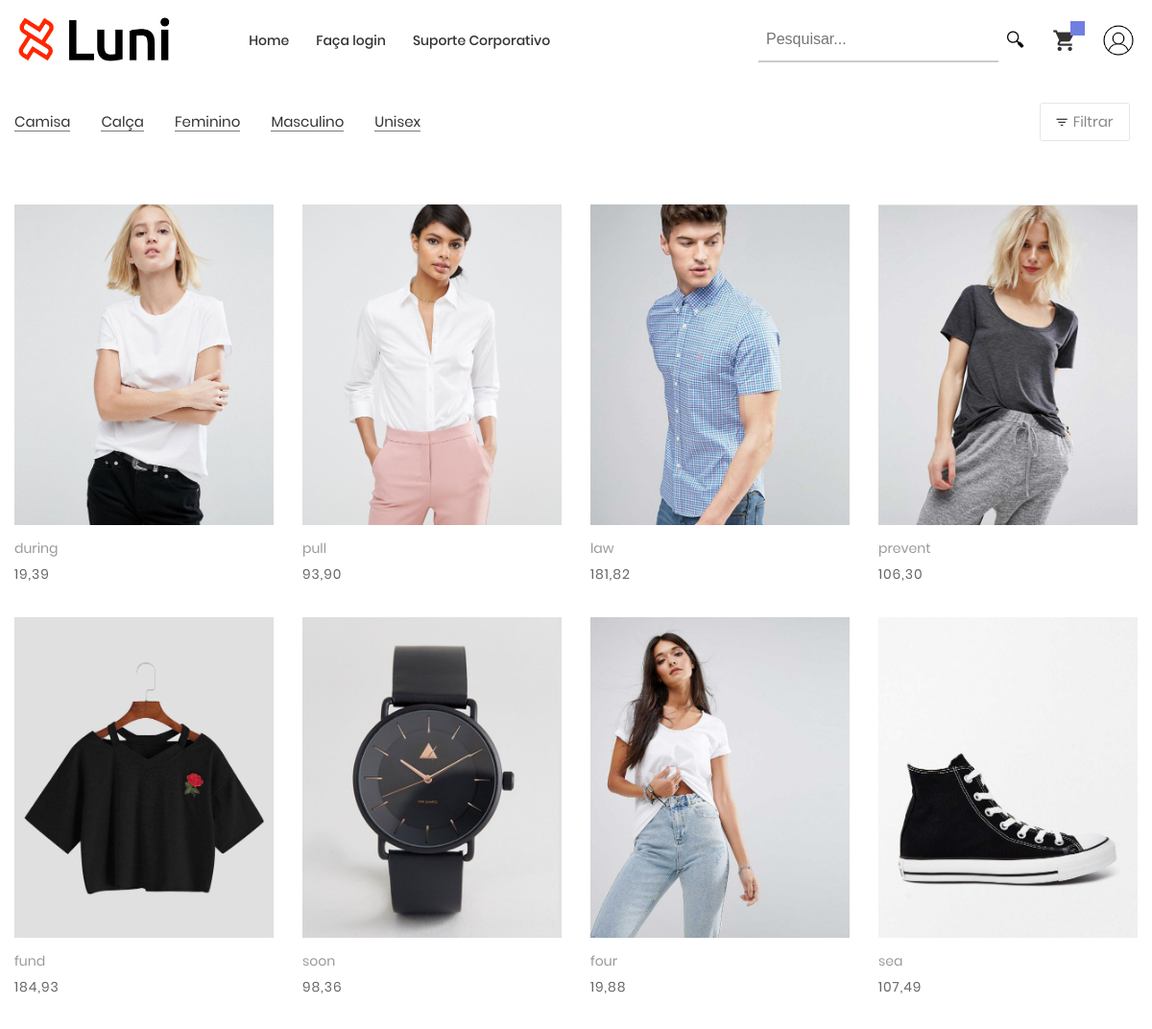
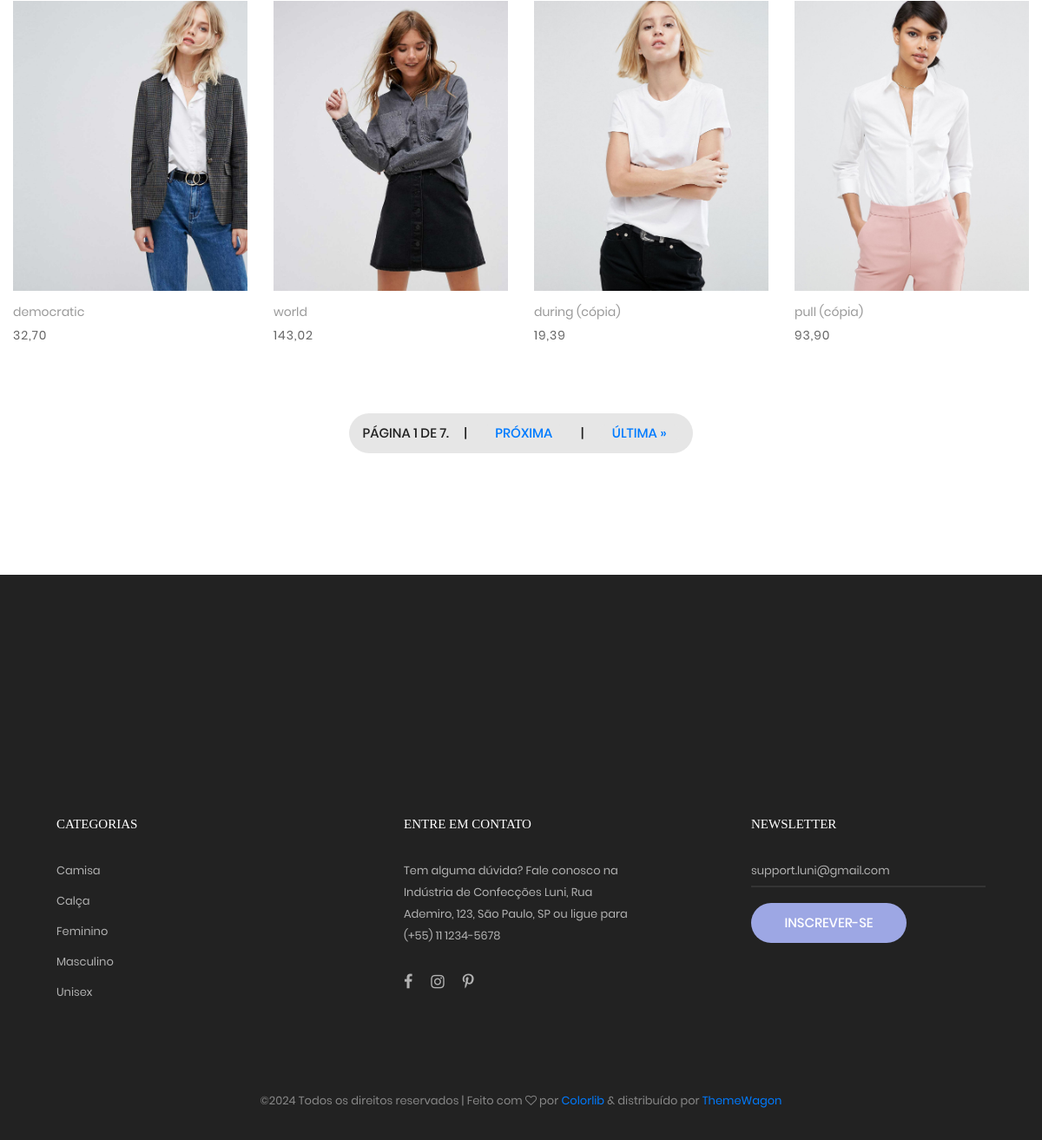
/produto/pesquisa/, run on an earlier commit of the app's database (2 pictures, top to bottom).
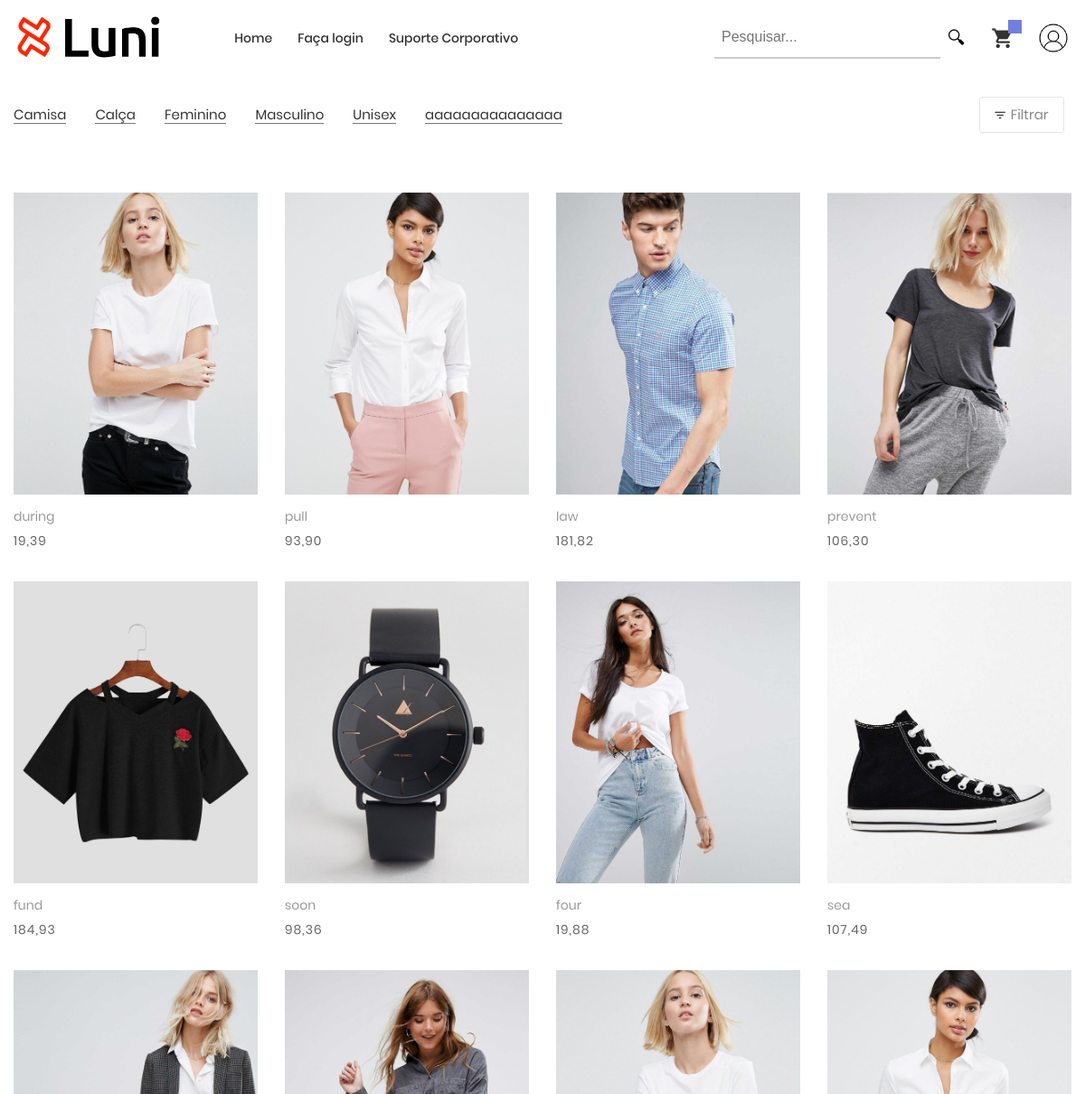
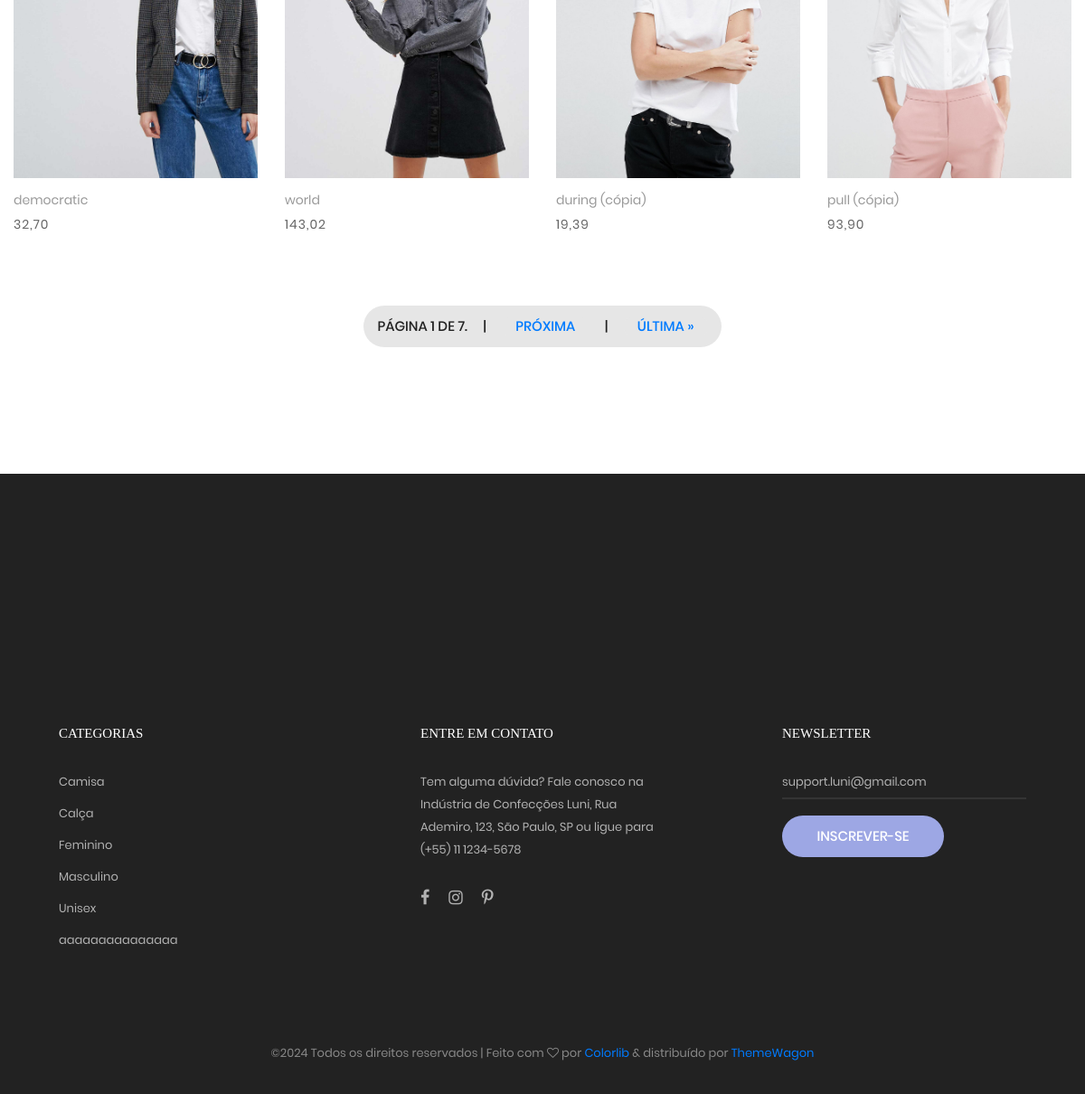
And on a later commit of the database (2 pictures, top to bottom).
### produto/models.py (models this page shows, shortened)
class CategoriaProduto(models.Model):
    nome = models.CharField(max_length=20, unique=True)

class Produto(models.Model):
    tamanho = models.ManyToManyField(Tamanho, related_name='produto')
    nome = models.CharField(max_length=100)
    descricao = models.TextField(blank=True, null=True)
    categorias = models.ManyToManyField(CategoriaProduto, related_name='produtos')
    preco = models.DecimalField(max_digits=10, decimal_places=2)
    quantidade_em_estoque = models.IntegerField(default=0)
    estampas = models.ManyToManyField(Estampa, related_name='produtos', blank=True)
    imagem = models.ImageField(upload_to='produtos/', blank=True, null=True)

### produto/views.py (the view)
# urls.py: path('pesquisa/', views.pesquisar_produtos, name='pesquisar_produto'),
def pesquisar_produtos(request):
    produtos = Produto.objects.all()
    pesquisa = request.GET.get('pesquisa', '').strip()
    categoria_id = request.GET.get('categoria')
    preco_min = request.GET.get('preco_min')
    preco_max = request.GET.get('preco_max')
    tamanho_id = request.GET.get('tamanho')
    sort = request.GET.get('sort', '')
    if sort == 'preco_asc':
        produtos = produtos.order_by('preco')
    elif sort == 'preco_desc':
        produtos = produtos.order_by('-preco')
    if pesquisa:
        produtos = produtos.filter(Q(nome__icontains=pesquisa) | Q(descricao__icontains=pesquisa))
    if categoria_id:
        produtos = produtos.filter(categorias__id=categoria_id)
    if preco_min:
        produtos = produtos.filter(preco__gte=preco_min)
    if preco_max:
        produtos = produtos.filter(preco__lte=preco_max)
    if tamanho_id:
        produtos = produtos.filter(tamanho__id=tamanho_id)
    paginator = Paginator(produtos, 12)  # Mostra 10 produtos por página
    page = request.GET.get('page')
    try:
        produtos_pagina = paginator.page(page)
    except PageNotAnInteger:
        produtos_pagina = paginator.page(1)
    except EmptyPage:
        produtos_pagina = paginator.page(paginator.num_pages)
    categorias = CategoriaProduto.objects.all()
    tamanhos = Tamanho.objects.all()
    context = {
        'produtos': produtos_pagina,
        'categorias': categorias,
        'tamanhos': tamanhos,
        'pesquisa': pesquisa,
        'preco_min': preco_min,
        'preco_max': preco_max,
        'categoria_id': categoria_id,
        'tamanho_id': tamanho_id,
        'sort': sort,
    }
    return render(request, 'produto/pesquisa.html', context)

### principal/context_processors.py (called while the page is built)
def variaveis_globais(request):
    return {
        'nome_site': 'Luni',
        'categorias': CategoriaProduto.objects.all(),
    }

### templates/produto/pesquisa.html (shortened to what this page needs)
{% extends 'base/_base.html' %}
{% load static %}
{% block content %}
<div class="bg0 m-t-23 p-b-140">
    <div class="container">
        <div class="flex-w flex-sb-m p-b-52">
            <div class="flex-w flex-l-m filter-tope-group m-tb-10">
                {% for categoria in categorias %}
                    <a
                        href="?categoria={{ categoria.id }}"
                        class="stext-106 cl6 hov1 bor3 trans-04 m-r-32 m-tb-5 how-active1"
                        data-filter="*"
                    >
                    {{ categoria.nome }}
                    </a>
                {% endfor %}
            </div>
            <div class="flex-w flex-c-m m-tb-10">
                <div
                    class="flex-c-m stext-106 cl6 size-104 bor4 pointer hov-btn3 trans-04 m-r-8 m-tb-4 js-show-filter"
                >
                    <i
                        class="icon-filter cl2 m-r-6 fs-15 trans-04 zmdi zmdi-filter-list"
                    ></i>
                    Filtrar
                </div>
            </div>
        </div>
        <div
            class="isotope-grid row"
        >
            {% for produto in produtos %}
            <a
                                href="{% url "detalhes_produto" produto.id %}">
                <div
                    class="col-sm-6 col-md-4 col-lg-3 p-b-35 isotope-item women"
                >
                    <div class="block2 d-flex flex-column">
                        <div class="block2-pic hov-img0 imagem-container-pesquisa">
                            {% if produto.imagem %}
                                <img
                                    src="{{ produto.imagem.url }}"
                                    alt="{{ produto.nome }}"
                                />
                            {% else %}
                                <img
                                    src="{% static "images/no-image.png" %}"
                                    alt="{{ produto.nome }}"
                                />
                            {% endif %}
                        </div>
                        <div class="block2-txt flex-w flex-t p-t-14">
                            <div class="block2-txt-child1 flex-col-l">
                                <a
                                    href="{% url "detalhes_produto" produto.id %}"
                                    class="stext-104 cl4 hov-cl1 trans-04 js-name-b2 p-b-6"
                                >
                                    {{ produto.nome }}
                                </a>
                                <span class="stext-105 cl3"> {{ produto.preco }} </span>
                            </div>
                        </div>
                    </div>
                </div>
            {% empty %}
                <h2 class="stext-106">Nenhum produto encontrado!</h2>
            {% endfor %}
            </a>
        </div>
        <div class="pagination row">
            <div class="pagination-links flex-c-m flex-w w-full p-t-45">
                <div class="pagination-link flex-c-m stext-101 cl5 size-103 bg2 bor1 p-lr-15 trans-04">
                    <span class="current">
                        Página {{ produtos.number }} de {{ produtos.paginator.num_pages }}.
                    </span>
                    {% if produtos.has_next %}
                        &nbsp;&nbsp;&nbsp;&nbsp;
                        |
                        &nbsp;&nbsp;&nbsp;&nbsp;
                        <a class="hov-btn1 bg2 bor1 p-lr-15 text-decoration-none" href="?page={{ produtos.next_page_number }}">Próxima</a>
                        &nbsp;&nbsp;&nbsp;&nbsp;
                        |
                        &nbsp;&nbsp;&nbsp;&nbsp;
                        <a class="hov-btn1 bg2 bor1 p-lr-15 text-decoration-none" href="?page={{ produtos.paginator.num_pages }}">Última &raquo;</a>
                    {% endif %}
            </div></div>
        </div>
    </div>
</div>
{% endblock %}

### templates/base/_base.html (shortened to what the changed rows need)
{% load static %}
<!DOCTYPE html>
<html lang="pt-br">
    <head>
        <link rel="stylesheet" type="text/css" href="/static/vendor/bootstrap/css/bootstrap.min.css">
        <link rel="stylesheet" type="text/css" href="/static/fonts/font-awesome-4.7.0/css/font-awesome.min.css">
        <link rel="stylesheet" type="text/css" href="/static/fonts/iconic/css/material-design-iconic-font.min.css">
        <link rel="stylesheet" type="text/css" href="/static/fonts/linearicons-v1.0.0/icon-font.min.css">
        <link rel="stylesheet" type="text/css" href="/static/vendor/animate/animate.css">
        <link rel="stylesheet" type="text/css" href="/static/vendor/css-hamburgers/hamburgers.min.css">
        <link rel="stylesheet" type="text/css" href="/static/vendor/animsition/css/animsition.min.css">
        <link rel="stylesheet" type="text/css" href="/static/vendor/select2/select2.min.css">
        <link rel="stylesheet" type="text/css" href="/static/vendor/daterangepicker/daterangepicker.css">
        <link rel="stylesheet" type="text/css" href="/static/vendor/slick/slick.css">
        <link rel="stylesheet" type="text/css" href="/static/vendor/MagnificPopup/magnific-popup.css">
        <link rel="stylesheet" type="text/css" href="/static/vendor/perfect-scrollbar/perfect-scrollbar.css">
        <link rel="stylesheet" type="text/css" href="/static/css/util.css">
        <link rel="stylesheet" type="text/css" href="/static/css/main.css">
    </head>
    <body class="animsition" style="animation-duration: 1500ms; opacity: 1;">
        {% block content %}{% endblock content %}
    </body>
	<footer class="bg3 p-t-75 p-b-32">
		<div class="container" style="margin-top: 200px;">
			<div class="row d-flex justify-content-around">
				<div class="col-sm-6 col-lg-3 p-b-50">
					<ul>
						{% for categoria in categorias %}
							<li class="p-b-10">
								<a href="{% url "pesquisar_produto" %}?categoria={{ categoria.id }}" class="stext-107 cl7 hov-cl1 trans-04">
									{{ categoria.nome }}
								</a>
							</li>
						{% endfor %}
					</ul>
				</div>
			</div>
		</div>
	</footer>
	</html>

What changed in the data, as far as the page shows it:
added CategoriaProduto: nome "aaaaaaaaaaaaaaa"
